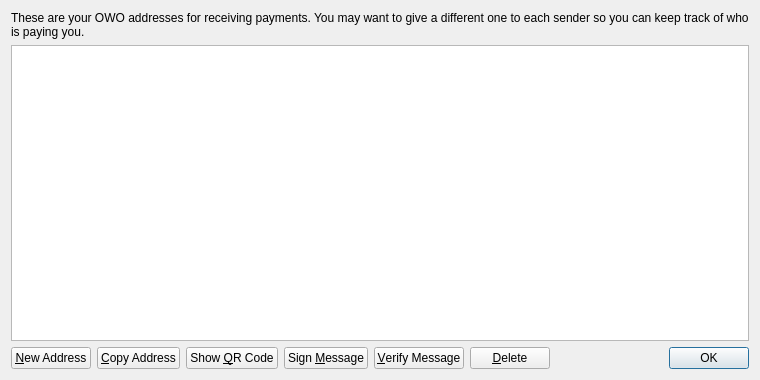
<?xml version="1.0" encoding="UTF-8"?>
<ui version="4.0">
 <class>AddressBookPage</class>
 <widget class="QWidget" name="AddressBookPage">
  <property name="geometry">
   <rect>
    <x>0</x>
    <y>0</y>
    <width>760</width>
    <height>380</height>
   </rect>
  </property>
  <property name="windowTitle">
   <string>Address Book</string>
  </property>
  <layout class="QVBoxLayout" name="verticalLayout">
   <item>
    <widget class="QLabel" name="labelExplanation">
     <property name="text">
      <string>These are your OWO addresses for receiving payments. You may want to give a different one to each sender so you can keep track of who is paying you.</string>
     </property>
     <property name="textFormat">
      <enum>Qt::PlainText</enum>
     </property>
     <property name="wordWrap">
      <bool>true</bool>
     </property>
    </widget>
   </item>
   <item>
    <widget class="QTableView" name="tableView">
     <property name="contextMenuPolicy">
      <enum>Qt::CustomContextMenu</enum>
     </property>
     <property name="toolTip">
      <string>Double-click to edit address or label</string>
     </property>
     <property name="tabKeyNavigation">
      <bool>false</bool>
     </property>
     <property name="alternatingRowColors">
      <bool>true</bool>
     </property>
     <property name="selectionMode">
      <enum>QAbstractItemView::SingleSelection</enum>
     </property>
     <property name="selectionBehavior">
      <enum>QAbstractItemView::SelectRows</enum>
     </property>
     <property name="sortingEnabled">
      <bool>true</bool>
     </property>
     <attribute name="verticalHeaderVisible">
      <bool>false</bool>
     </attribute>
    </widget>
   </item>
   <item>
    <layout class="QHBoxLayout" name="horizontalLayout">
     <item>
      <widget class="QPushButton" name="newAddressButton">
       <property name="toolTip">
        <string>Create a new address</string>
       </property>
       <property name="text">
        <string>&amp;New Address</string>
       </property>
       <property name="icon">
        <iconset resource="../bitcoin.qrc">
         <normaloff>:/icons/add</normaloff>:/icons/add</iconset>
       </property>
      </widget>
     </item>
     <item>
      <widget class="QPushButton" name="copyToClipboard">
       <property name="toolTip">
        <string>Copy the currently selected address to the system clipboard</string>
       </property>
       <property name="text">
        <string>&amp;Copy Address</string>
       </property>
       <property name="icon">
        <iconset resource="../bitcoin.qrc">
         <normaloff>:/icons/editcopy</normaloff>:/icons/editcopy</iconset>
       </property>
      </widget>
     </item>
     <item>
      <widget class="QPushButton" name="showQRCode">
       <property name="text">
        <string>Show &amp;QR Code</string>
       </property>
       <property name="icon">
        <iconset resource="../bitcoin.qrc">
         <normaloff>:/icons/qrcode</normaloff>:/icons/qrcode</iconset>
       </property>
      </widget>
     </item>
     <item>
      <widget class="QPushButton" name="signMessage">
       <property name="toolTip">
        <string>Sign a message to prove you own a OWO address</string>
       </property>
       <property name="text">
        <string>Sign &amp;Message</string>
       </property>
       <property name="icon">
        <iconset resource="../bitcoin.qrc">
         <normaloff>:/icons/edit</normaloff>:/icons/edit</iconset>
       </property>
      </widget>
     </item>
     <item>
      <widget class="QPushButton" name="verifyMessage">
       <property name="toolTip">
        <string>Verify a message to ensure it was signed with a specified OWO address</string>
       </property>
       <property name="text">
        <string>&amp;Verify Message</string>
       </property>
       <property name="icon">
        <iconset resource="../bitcoin.qrc">
         <normaloff>:/icons/transaction_0</normaloff>:/icons/transaction_0</iconset>
       </property>
      </widget>
     </item>
     <item>
      <widget class="QPushButton" name="deleteButton">
       <property name="toolTip">
        <string>Delete the currently selected address from the list</string>
       </property>
       <property name="text">
        <string>&amp;Delete</string>
       </property>
       <property name="icon">
        <iconset resource="../bitcoin.qrc">
         <normaloff>:/icons/remove</normaloff>:/icons/remove</iconset>
       </property>
      </widget>
     </item>
     <item>
      <spacer name="horizontalSpacer">
       <property name="orientation">
        <enum>Qt::Horizontal</enum>
       </property>
       <property name="sizeHint" stdset="0">
        <size>
         <width>40</width>
         <height>20</height>
        </size>
       </property>
      </spacer>
     </item>
     <item>
      <widget class="QDialogButtonBox" name="buttonBox">
       <property name="sizePolicy">
        <sizepolicy hsizetype="Maximum" vsizetype="Fixed">
         <horstretch>0</horstretch>
         <verstretch>0</verstretch>
        </sizepolicy>
       </property>
       <property name="standardButtons">
        <set>QDialogButtonBox::Ok</set>
       </property>
      </widget>
     </item>
    </layout>
   </item>
  </layout>
 </widget>
 <resources>
  <include location="../bitcoin.qrc"/>
 </resources>
 <connections/>
</ui>
